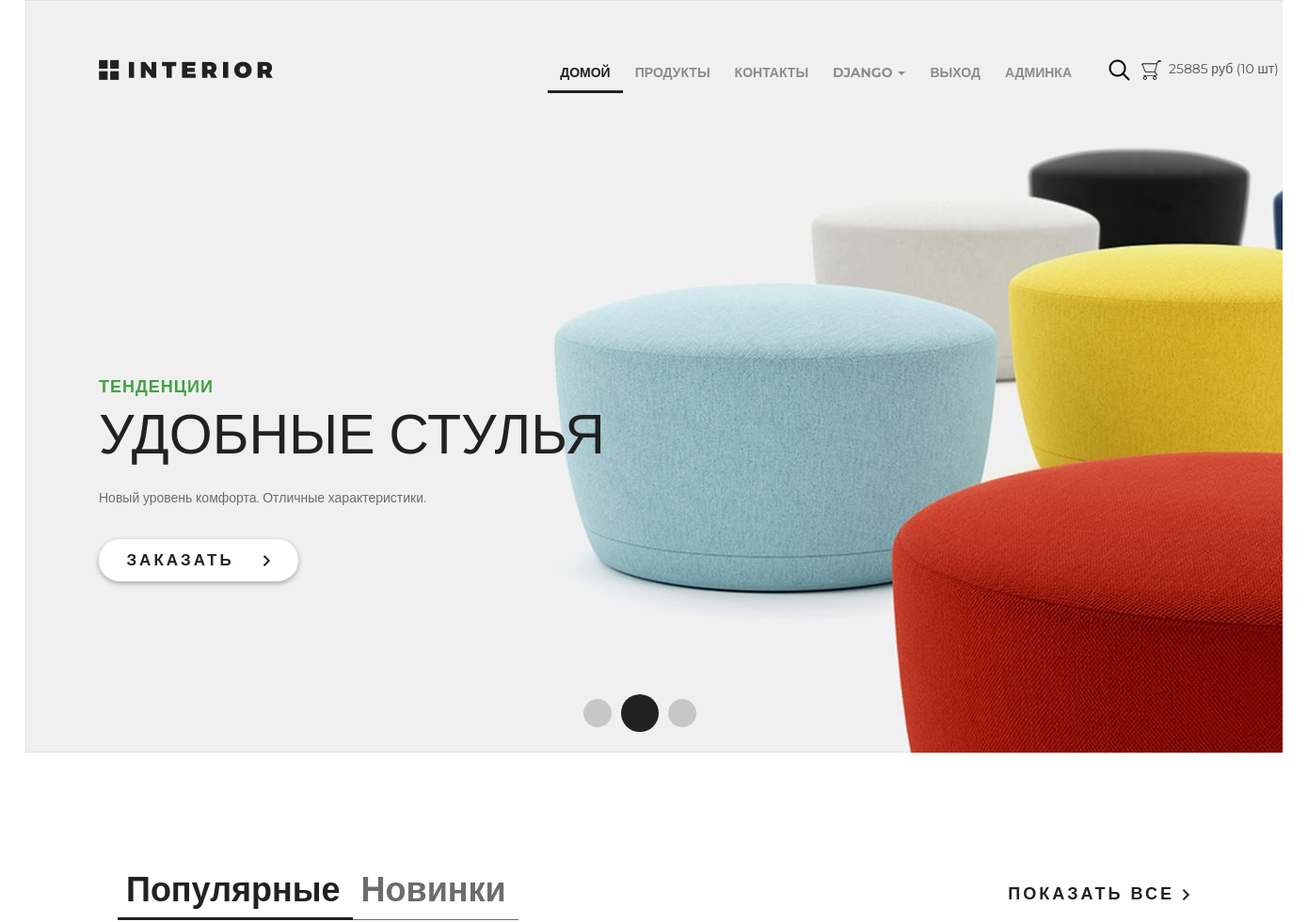
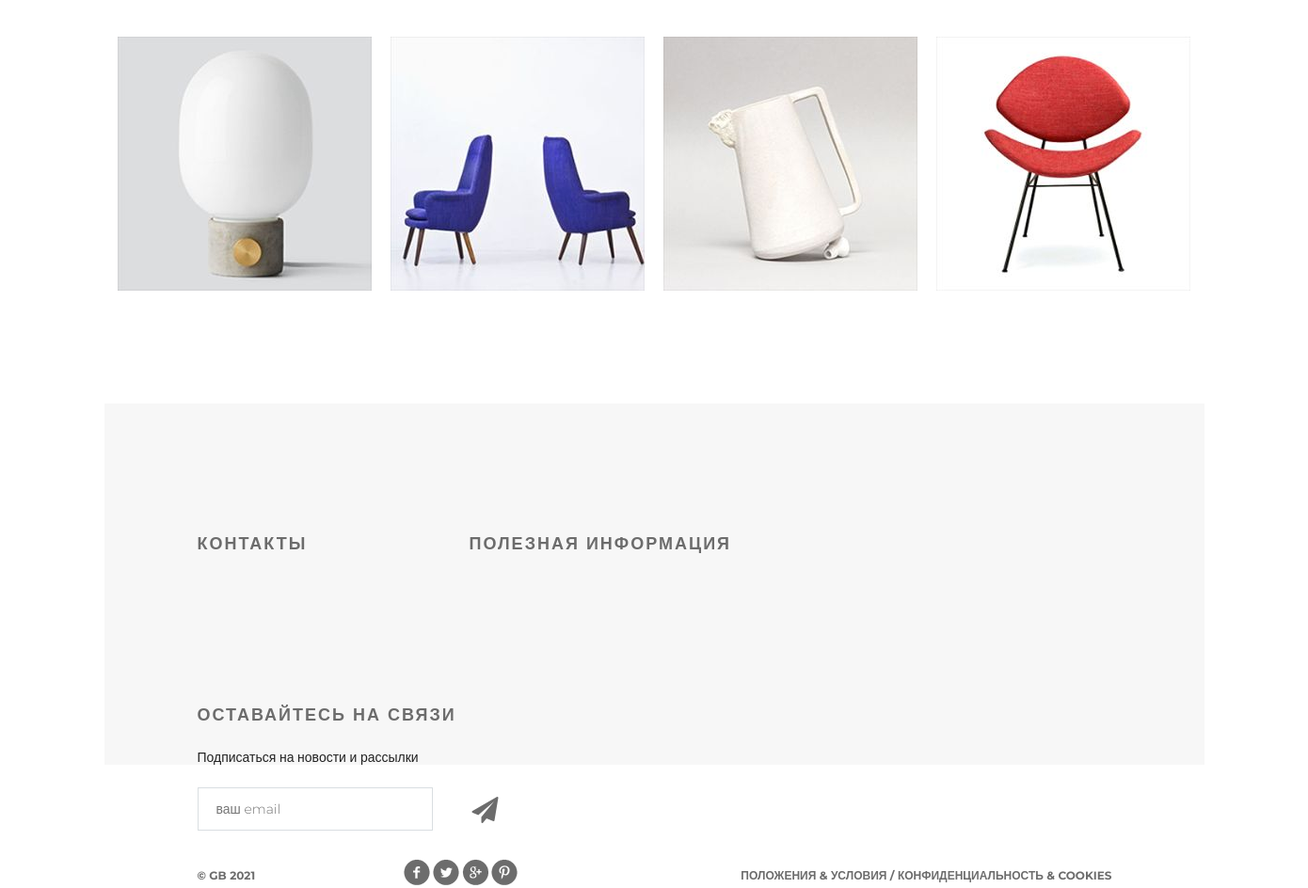
Page / (signed in) on the committed database (2 pictures, top to bottom).
### authapp/models.py (models this page shows, shortened)
class ShopUser(AbstractUser):
    avatar = models.ImageField(verbose_name='аватар', upload_to='users_avatars', blank=True)
    age = models.PositiveSmallIntegerField(verbose_name='возраст', default=18)
    activation_key = models.CharField(max_length=128, blank=True)
    activation_key_expires = models.DateTimeField(default=(now() + timedelta(hours=48)))

### basketapp/models.py (models this page shows, shortened)
class Basket(models.Model):
    user = models.ForeignKey(settings.AUTH_USER_MODEL, on_delete=models.CASCADE, related_name='basket')
    product = models.ForeignKey(Product, on_delete=models.CASCADE)
    quantity = models.PositiveIntegerField(verbose_name='количество', default=0)
    add_datetime = models.DateTimeField(verbose_name='время', auto_now_add=True)
    @property
    def product_cost(self):
        return self.product.price * self.quantity
    @property
    def total_quantity(self):
        _items = Basket.objects.filter(user=self.user)
        _totalquantity = sum(list(map(lambda x: x.quantity, _items)))
        return _totalquantity
    @property
    def total_cost(self):
        _items = Basket.objects.filter(user=self.user)
        _totalcost = sum(list(map(lambda x: x.product_cost, _items)))
        return _totalcost

### mainapp/models.py (models this page shows, shortened)
class Product(models.Model):
    category = models.ForeignKey(ProductCategory, on_delete=models.CASCADE, verbose_name= 'название категории')
    name = models.CharField(max_length=100, verbose_name= 'имя продукта')
    description = models.TextField(verbose_name= 'описание', blank=True)
    short_desc = models.CharField(max_length=40, verbose_name= 'краское описание', blank=True)
    price = models.DecimalField(verbose_name='цена', max_digits=8, decimal_places=2, default=0)
    quantity = models.PositiveSmallIntegerField(verbose_name= 'количество', default= 0)
    image = models.ImageField(upload_to='products_images', blank= True, verbose_name='картинка')
    is_active = models.BooleanField(verbose_name='активна', default=True)

### mainapp/views.py (the view)
# urls.py: path('', mainapp.main, name='main'),
def main(request):
    basket = []
    if request.user.is_authenticated:
        basket = Basket.objects.filter(user=request.user)
    products = Product.objects.all() [:4]
    content = {
        'title':'Главная',
        'products':products,
    }
    return render(request, 'mainapp/index.html', content)

### mainapp/context_processors.py (called while the page is built)
def basket(request):
   basket = []
   if request.user.is_authenticated:
       basket = Basket.objects.filter(user=request.user)
   return {
       'basket': basket,
   }

### mainapp/templatetags/my_tags.py (called while the page is built)
def media_folder_products(string):
    if not string:
        string = 'products_images/default.jpg'
    return f'{settings.MEDIA_URL}{string}'

### mainapp/templates/mainapp/index.html (shortened to what this page needs)
{% extends 'mainapp/base.html' %}
{% load static %}
{% load my_tags %}
{% block content %}
		<div class="slider">
			<div class="header clearfix">
				{% include 'mainapp/includes/inc_logo.html'%}
				{% include 'mainapp/includes/inc_menu.html'%}
			</div>
			<div class="text-slider">
				<h3 class="green">тенденции</h3>
				<h3 class="big"> удобные стулья</h3>
				<p>Новый уровень комфорта. Отличные характеристики.</p>
				<a href="#" class="button-order">заказать <img src="{% static 'img/arrow.png'%}" alt=""></a>
			</div>
			<div class="navi">
				<a href="#"></a><a href="#"></a><a href="#"></a>
			</div>
		</div>
		<div class="featured">
			<div class="featured-menu">
					<a class="active" href="#">Популярные</a><a href="#">Новинки</a>
			</div>
			<a class="explore" href="#">показать все <img src="{% static 'img/arrow.png'%}" alt=""></a>
			<div class="clearfix">
			</div>
			<div class="tab-content">
				{% for product in products %}
					<div class="block">
						<a href="/products/category/{{ product.category.pk }}"> <img src = "{{ product.image|media_folder_products }}">
						</a>
					</div>
				{% endfor %}
			</div>
		</div>
{% endblock %}

### mainapp/templates/mainapp/includes/inc_menu.html (shortened to what this page needs)
<ul class="menu">
    <li><a href="{% url 'main'%}" {% if request.resolver_match.url_name == 'main' %}class="active"{% endif %}>домой</a></li>
    <li><a href="{% url 'products:index'%}" {% if request.resolver_match.namespace == 'products' %}class="active"{% endif %}>продукты</a></li>
    <li><a href="{% url 'contacts'%}" {% if request.resolver_match.url_name == 'contacts' %}class="active"{% endif %}>контакты</a></li>
    {% if user.is_authenticated %}
        <li>
            <div class="dropdown">
                <a class="dropdown-toggle" href="" data-toggle="dropdown">
                    {{ user.first_name|default:'Пользователь' }}
                    <span class="caret"></span>
                </a>
            </div>
        </li>
        <li><a href="{% url 'auth:logout'%}">Выход</a></li>
    {% else %}
        <li><a href="{% url 'auth:login'%}">Войти</a></li>
    {% endif %}
    {% if user.is_superuser %}
        <li><a href="{% url 'admin:users'%}">Админка</a></li>
    {% endif %}
</ul>
<a href="#" class="search"></a>
<a href="{% url 'basket:view' %}" class="basket">
    <span>
        {% if basket %}
            {{ basket.0.total_cost|floatformat:0 }} руб
            ({{ basket.0.total_quantity }} шт)
        {% endif %}
    </span>
</a>

### static/css/style.css (style rules this page uses)
* { margin: 0; padding: 0; }
body { font-family: 'Montserrat', sans-serif; }
html, body { height: 100%; }
.slider { height: 800px; background-image: url(/static/img/slider.jpg); padding-left: 78px; padding-right: 211px; position: relative; }
.menu { list-style-type: none; margin-top: 67px; float: right; }
.menu li { float: left; }
.menu a { color: #8c8c8c; font-size: 14px; font-weight: 700; text-align: right; text-transform: uppercase; text-decoration: none; padding: 10px 13px; }
.menu .active { color: #212121; font-weight: 700; border-bottom: 3px solid #212121; }
.search { display: block; width: 23px; height: 23px; background-image: url(/static/img/search.png); position: absolute; top: 63px; left: 1151px; }
.basket { display: block; width: 23px; height: 23px; background-image: url(/static/img/basket.png); position: absolute; top: 63px; left: 1185px; text-decoration: none; color: #555; }
.basket span { display: block; margin-left: 30px; width: 150px; }
.clearfix:after { content: ""; display: block; clear: both; }
.text-slider { margin-top: 288px; position: absolute; }
.text-slider p { color: #6c6c6c; font-size: 14px; text-align: left; width: 458px; line-height: 24px; }
.button-order { background-color: #ffffff; box-shadow: 0px 2px 4.85px 0.15px rgba(33, 33, 33, 0.35); width: 212px; height: 45px; display: block; text-transform: uppercase; text-align: center; border-radius: 22px; text-decoration: none; color: #212121; font-size: 17px; font-weight: 700; line-height: 45px; margin-top: 32px; letter-spacing: 3px; }
.button-order img { padding-left: 22px; }
.green { text-transform: uppercase; color: #43a047; font-size: 18px; font-weight: 700; text-align: left; margin-bottom: 22px; line-height: 13px; letter-spacing: 1px; }
.big { color: #212121; font-size: 59px; line-height: 43px; text-transform: uppercase; font-weight: 100; margin-bottom: 34px; }
.navi { position: absolute; bottom: 22px; right: 618px; display: flex; width: 130px; height: 40px; justify-content: space-between; align-items: center; }
.navi a { display: block; width: 30px; height: 30px; border-radius: 50%; background-color: rgba(33, 33, 33, 0.2); float: left; margin: 0px 5px; }
.navi a:nth-child(2) { display: block; width: 40px; height: 40px; border-radius: 50%; background-color: #212121; float: left; margin: 0px; }
.featured { padding-left: 98px; padding-right: 98px; }
.featured-menu { margin-top: 120px; width: 300px; height: 49px; float: left; }
.featured-menu a { color: #6c6c6c; font-size: 36px; font-weight: 700; text-align: left; text-decoration: none; border-bottom: 1px solid #6c6c6c; padding-bottom: 10px; padding-right: 13px; padding-left: 9px; }
.featured-menu .active { font-size: 36px; font-weight: 700; text-align: left; color: #212121; border-bottom: 3px solid #212121; padding-bottom: 8px; }
.explore { text-transform: uppercase; color: #212121; font-size: 18px; font-weight: 700; line-height: 24px; text-align: center; float: right; margin-top: 138px; letter-spacing: 3px; text-decoration: none; }
.tab-content { margin-top: 50px; display: flex; justify-content: space-between; margin-bottom: 120px; }
.tab-content .block { height: 270px; width: 270px; position: relative; }

### rows in the picture
ShopUser: first_name "DJANGO"
Basket: user+product+quantity "25885", user+quantity "10"
Product: image|media_folder_products (picture)
Product: image|media_folder_products (picture)
Product: image|media_folder_products (picture)
Product: image|media_folder_products (picture)
